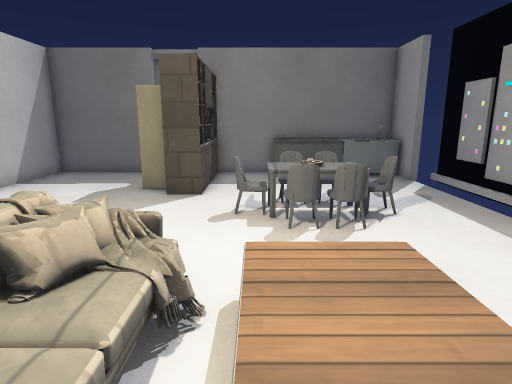
View 1 (above)

17 first-person views from a walk through a level from a Godot 3-D game. The camera is 1.2 m above the floor, tilts 12° down and sees 75° across. The floor is counted in squares, 0.5 m on a side. Each view is taken from the middle of a square. On the plan, view 1 faces up. The plan holds only what a view shows up to about 20 squares ahead; the rest is blank. The place goes on beyond the plan. Surface patterns are stand-ins for the level's own textures.

View 2
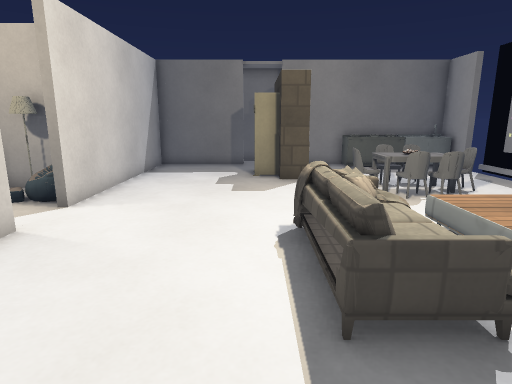

View 3
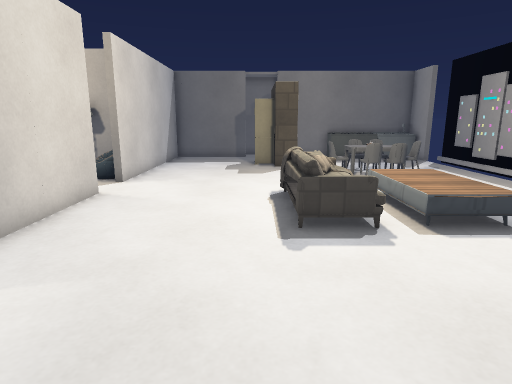

View 4
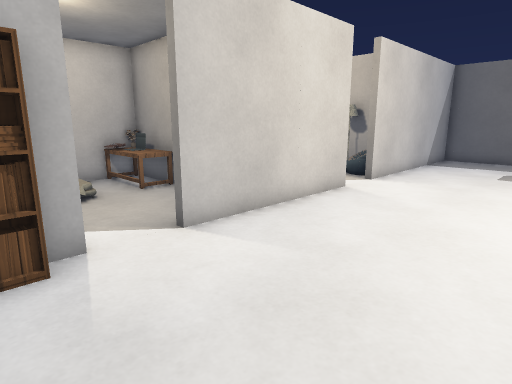

View 5
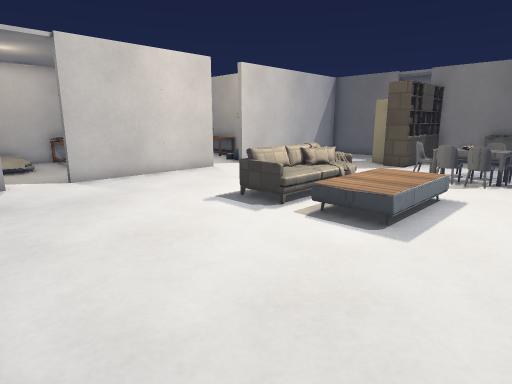

View 6
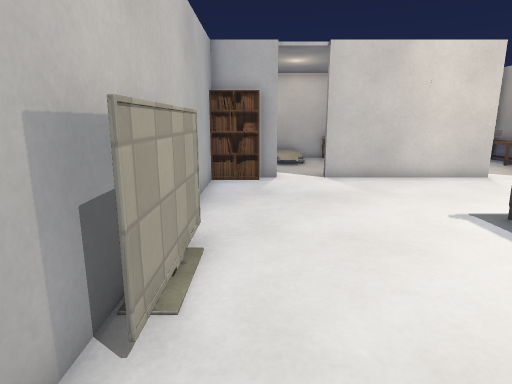

View 7
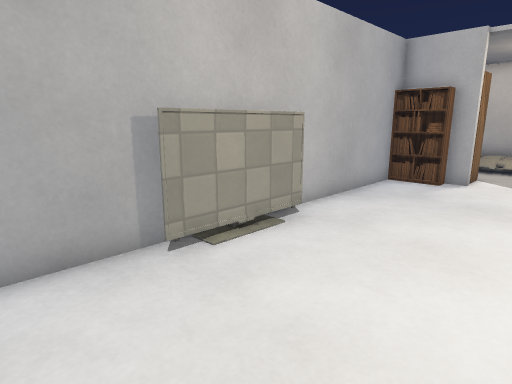

View 8
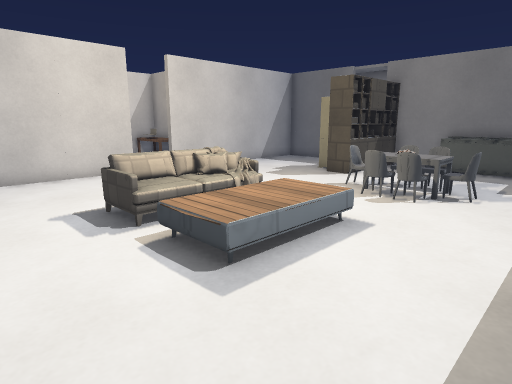

View 9
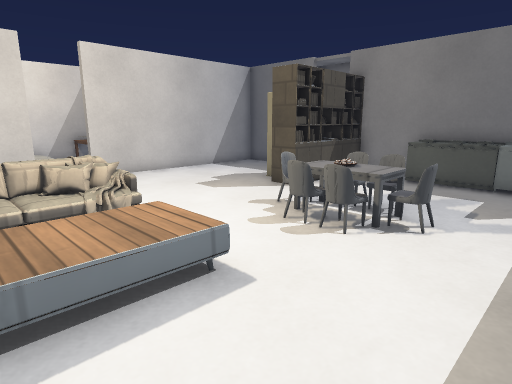

View 10
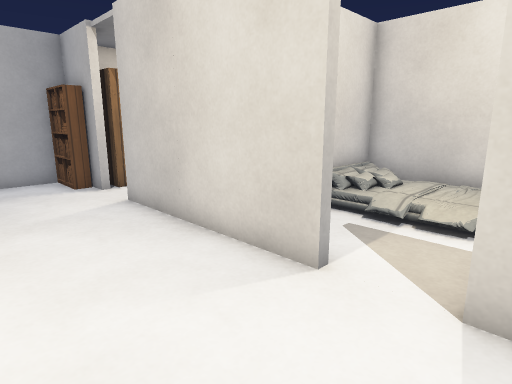

View 11
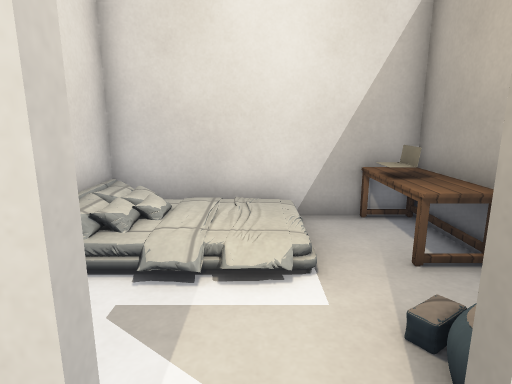

View 12
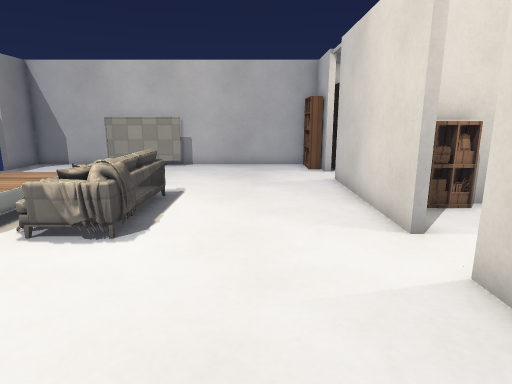

View 13
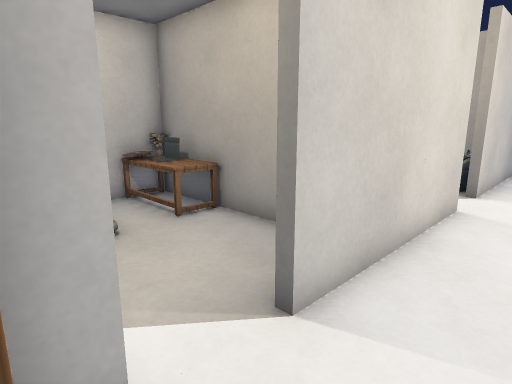

View 14
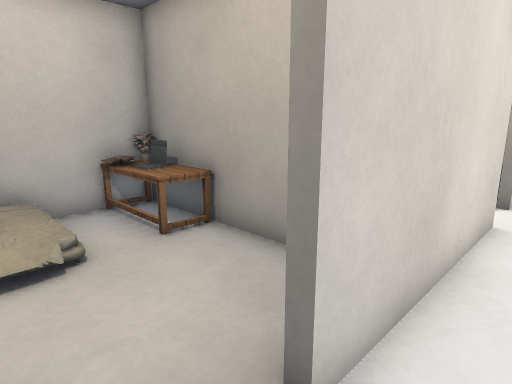

View 15
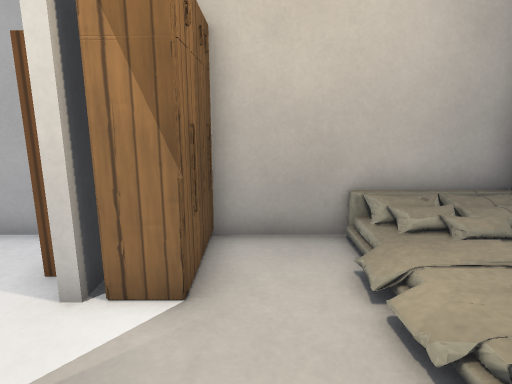

View 16
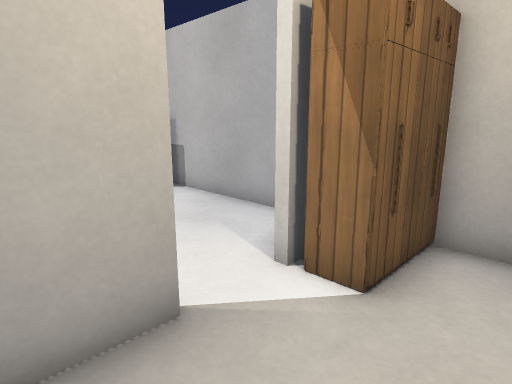

View 17
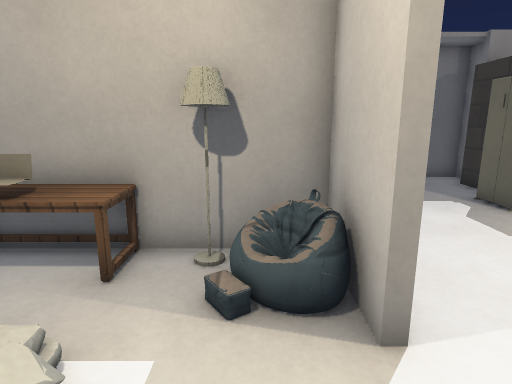

### Floor plan
Key: @ floor where view 1 was taken; # wall or solid block; . main floor; : floor 0.25 m higher than the main floor; + floor 0.5 m higher than the main floor; / step, stairs or slope; = window, fence, low wall or low ledge; S stove; I sink; F fridge; L lamp; E desk; C computer; B bookshelf; A laptop; W wardrobe.
Columns run from 17 left of view 1 to 7 right of it. Each row starts with its distance up from view 1.
 17             ####
 16         #####.##########
 15         #.....##..SSSIII
 14         #.....##.......##
 13         #....F##........
 12         #....F##........
 11         #.....##..  ....
 10         #.........===...
  9  #EE#L###.......==++==..
  8  EAEEL###........=:#=...
  7  #....:##.........==....
  6  #.....##...............
  5  #:::.........#=........
  4  #:::..##.....===/+/....
  3  #+::.. #.....==//+/...
  2  #++#BBB#.....=#//+/....
  1  ########.....==//+/....
  0 ######  #.....=.#@//....
 -1 ECCE...##..............
 -2 #EEE...##..............
 -3 #......##...............
 -4 #:::...................
 -5 #:::..WW#...............
 -6 #  #..WWB..............##
 -7   ##..W B......#####...#
 -8    ############## ######

Where each view was taken, in squares from view 1:
view 1: 0 up, 0 right, facing up
view 2: 3 down, 4 left, facing up
view 3: 7 down, 4 left, facing up
view 4: 7 down, 3 left, facing up-left
view 5: 7 down, 5 right, facing up-left
view 6: 6 down, 5 right, facing left
view 7: 2 down, 5 right, facing down-left
view 8: 3 down, 6 right, facing up-left
view 9: 1 up, 6 right, facing up-left
view 10: 7 up, 5 left, facing down-left
view 11: 5 up, 8 left, facing left
view 12: 11 up, 6 left, facing down
view 13: 6 down, 7 left, facing up-left
view 14: 5 down, 8 left, facing up-left
view 15: 1 down, 12 left, facing down
view 16: 1 down, 13 left, facing down-right
view 17: 3 up, 11 left, facing up
